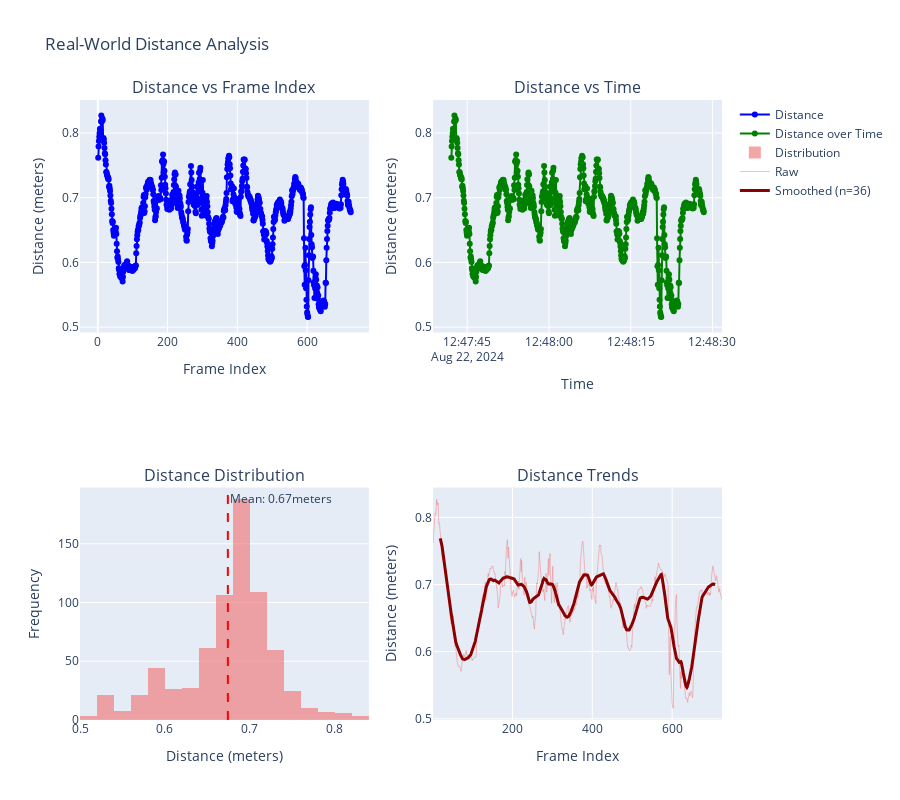

Source (notebook cell):
### Code cell
iau.VisualizationEngine.plot_distance_analysis(distance_results, "Real-World Distance Analysis")

### Figure 1 — Plotly figure (JSON) as saved in the notebook; plotly's stock layout.template omitted (floating-point values rounded to 4 significant figures; data arrays with more than 128 entries replaced by an {"elided": "..."} marker saying what was removed)
{"data": [{"line": {"color": "blue"}, "mode": "lines+markers", "name": "Distance", "type": "scatter", "x": {"elided": "725 int values"}, "xaxis": "x", "y": {"elided": "725 float values"}, "yaxis": "y"}, {"line": {"color": "green"}, "mode": "lines+markers", "name": "Distance over Time", "type": "scatter", "x": {"elided": "725 str values"}, "xaxis": "x2", "y": {"elided": "725 float values"}, "yaxis": "y2"}, {"marker": {"color": "lightcoral"}, "name": "Distribution", "nbinsx": 30, "opacity": 0.7, "type": "histogram", "x": {"elided": "725 float values"}, "xaxis": "x3", "yaxis": "y3"}, {"line": {"color": "lightcoral", "width": 1}, "mode": "lines", "name": "Raw", "opacity": 0.5, "type": "scatter", "x": {"elided": "725 int values"}, "xaxis": "x4", "y": {"elided": "725 float values"}, "yaxis": "y4"}, {"line": {"color": "darkred", "width": 3}, "mode": "lines", "name": "Smoothed (n=36)", "type": "scatter", "x": {"elided": "725 int values"}, "xaxis": "x4", "y": {"elided": "725 float values"}, "yaxis": "y4"}], "layout": {"annotations": [{"font": {"size": 16}, "showarrow": false, "text": "Distance vs Frame Index", "x": 0.225, "xanchor": "center", "xref": "paper", "y": 1, "yanchor": "bottom", "yref": "paper"}, {"font": {"size": 16}, "showarrow": false, "text": "Distance vs Time", "x": 0.775, "xanchor": "center", "xref": "paper", "y": 1, "yanchor": "bottom", "yref": "paper"}, {"font": {"size": 16}, "showarrow": false, "text": "Distance Distribution", "x": 0.225, "xanchor": "center", "xref": "paper", "y": 0.375, "yanchor": "bottom", "yref": "paper"}, {"font": {"size": 16}, "showarrow": false, "text": "Distance Trends", "x": 0.775, "xanchor": "center", "xref": "paper", "y": 0.375, "yanchor": "bottom", "yref": "paper"}, {"showarrow": false, "text": "Mean: 0.67meters", "x": 0.674, "xanchor": "left", "xref": "x3", "y": 1, "yanchor": "top", "yref": "y3 domain"}], "height": 800, "shapes": [{"line": {"color": "red", "dash": "dash"}, "type": "line", "x0": 0.674, "x1": 0.674, "xref": "x3", "y0": 0, "y1": 1, "yref": "y3 domain"}], "showlegend": true, "title": {"text": "Real-World Distance Analysis"}, "xaxis": {"anchor": "y", "domain": [0, 0.45], "title": {"text": "Frame Index"}}, "xaxis2": {"anchor": "y2", "domain": [0.55, 1], "title": {"text": "Time"}}, "xaxis3": {"anchor": "y3", "domain": [0, 0.45], "title": {"text": "Distance (meters)"}}, "xaxis4": {"anchor": "y4", "domain": [0.55, 1], "title": {"text": "Frame Index"}}, "yaxis": {"anchor": "x", "domain": [0.625, 1], "title": {"text": "Distance (meters)"}}, "yaxis2": {"anchor": "x2", "domain": [0.625, 1], "title": {"text": "Distance (meters)"}}, "yaxis3": {"anchor": "x3", "domain": [0, 0.375], "title": {"text": "Frequency"}}, "yaxis4": {"anchor": "x4", "domain": [0, 0.375], "title": {"text": "Distance (meters)"}}}}
